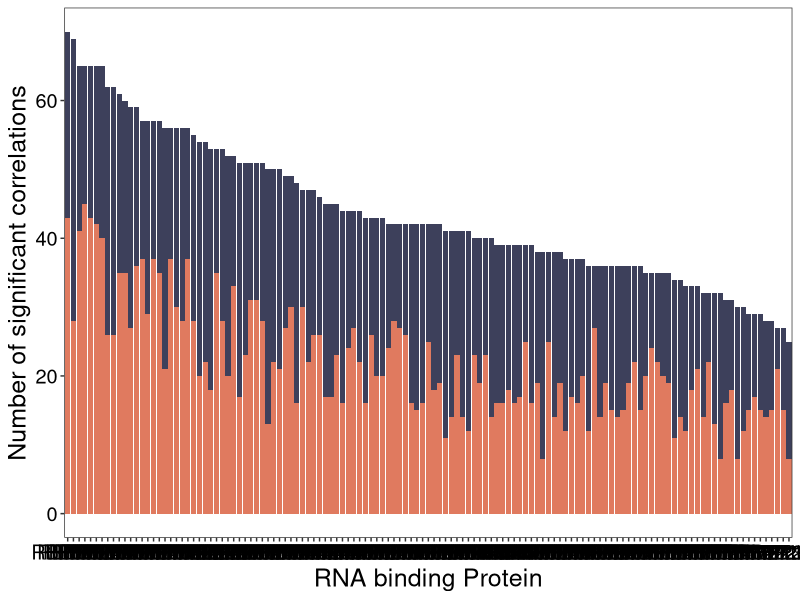
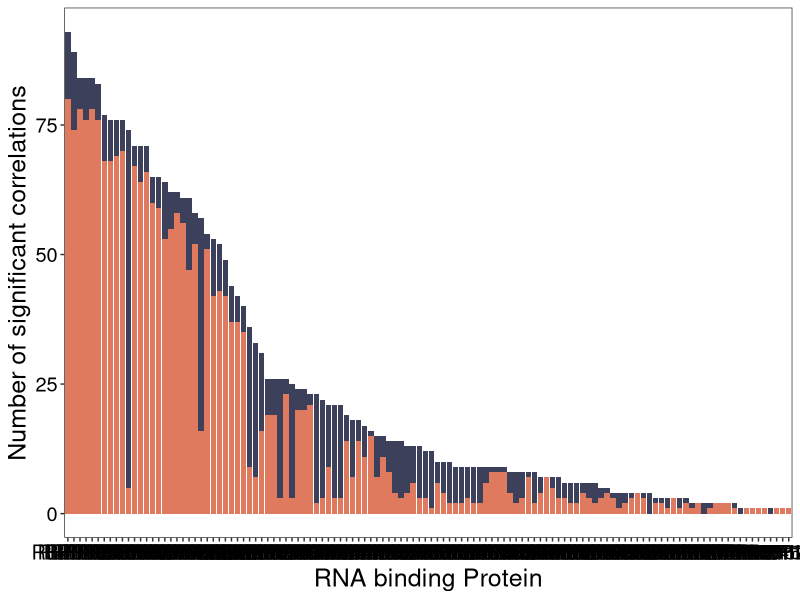

Here is the R script that generated these plots, in order:
library(openxlsx)
library(ggrepel)
library(ggplot2)

#For hippocampus
RBP_ex_corr<-read.xlsx("data/Supp_Figure9/RBP_corr_count.xlsx",sheet=4)
RBP_ex_corr_plot<-ggplot(RBP_ex_corr, aes(fill=Direction, y=Count, x=Symbol)) +
  geom_bar(position="stack", stat="identity")+
  scale_fill_manual(values = c("#3D405B","#E07A5F"))+
  theme(axis.text.x = element_text(angle = 65,vjust = 0.6))+
  labs(x="RNA binding Protein", y="Number of significant correlations")+
  theme_bw()+
  theme(legend.position="none",text=element_text(size=18),axis.text.x = element_text(color = "black"),axis.text.y = element_text(color="black"),
        panel.grid.major = element_blank(), panel.grid.minor = element_blank(),
        panel.background = element_blank())
RBP_ex_corr_plot

RBP_gene_corr<-read.xlsx("data/Supp_Figure9/RBP_corr_count.xlsx",sheet=2)
RBP_gene_corr_plot<-ggplot(RBP_gene_corr, aes(fill=Direction, y=Count, x=Symbol)) +
  geom_bar(position="stack", stat="identity")+
  scale_fill_manual(values = c("#3D405B","#E07A5F"))+
  theme(axis.text.x = element_text(angle = 65,vjust = 0.6))+
  labs(x="RNA binding Protein", y="Number of significant correlations")+
  theme_bw()+
  theme(legend.position="none",text=element_text(size=18),axis.text.x = element_text(color = "black"),axis.text.y = element_text(color="black"),
        panel.grid.major = element_blank(), panel.grid.minor = element_blank(),
        panel.background = element_blank())
RBP_gene_corr_plot
